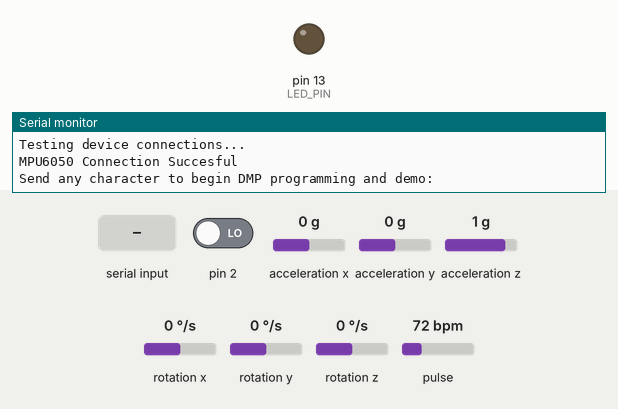
Simulated run of this sketch. Board: Arduino Uno, built with avr-gcc and run on an emulated ATmega328P. On the bench: output pins drawn as LEDs (lit = HIGH), the last lines printed to the serial monitor. Dashed ring = blinking. Inputs (shaded band) come from the test bench; at power-on: pin 2 LOW, acceleration x 0 g, acceleration y 0 g, acceleration z 1 g, rotation x 0 °/s, rotation y 0 °/s, rotation z 0 °/s, pulse 72 bpm. The sensor or clock chip raises its interrupt line as the real part does.

Above: at 0.9 s.
1.0 s: "1\n" received over Serial
At 3.35 s:
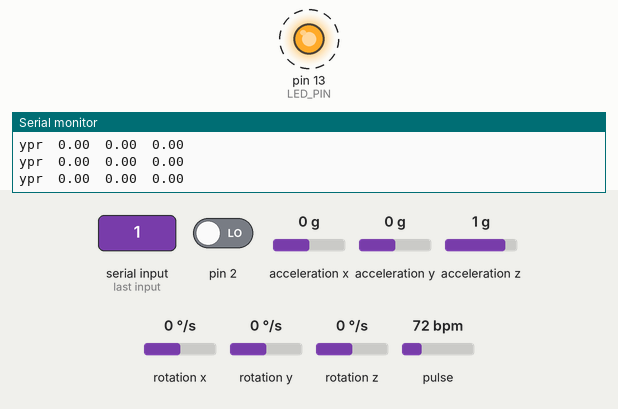
Timing chart, 0 to 10.0 s (numbered marks = the images above; inputs shaded):
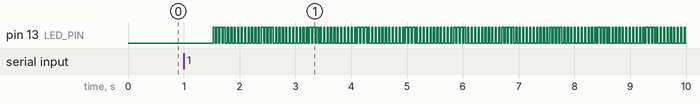

The sketch:

sketch_gyroaccel_and_pulse_wombocombo.ino
```cpp
#define USE_ARDUINO_INTERRUPTS true // Set-up low-level interrupts for most accurate bpm math.
#include <PulseSensorPlayground.h>  // Includes the PulseSensorPlayground Library.
#include "I2Cdev.h"
#include "MPU6050_6Axis_MotionApps20.h"
#if I2CDEV_IMPLEMENTATION == I2CDEV_ARDUINO_WIRE
    #include "Wire.h"
#endif


const int OUTPUT_TYPE = SERIAL_PLOTTER;

const int PULSE_INPUT = A0;
const int PULSE_BLINK = LED_BUILTIN;
const int PULSE_FADE = 5;
const int THRESHOLD = 475; // ADJUST THIS NUMBER TO AVOID NOISE WHEN IDLE

PulseSensorPlayground pulseSensor;
MPU6050 mpu;

#define OUTPUT_READABLE_YAWPITCHROLL

#define LED_PIN 13
bool blinkState = false;

// MPU control/status variables
bool dmpReady = false; // set true if DMP(digital motion processing unit) init was succesful
uint8_t mpuIntStatus; // holds actual interrupt status byte from MPU(motion processing unit)
uint8_t devStatus;    // return status after each device operation ( 0 = succeess, !0 = error)
uint16_t packetSize;  // expected DMP packet size (default is 42 bytes)
uint16_t fifoCount;   // count of all bytes currently in FIFO
uint8_t fifoBuffer[64]; // FIFO(first in - first out) storage buffer

// Orientation / motion variables
Quaternion q;         // [w, x, y, z]     Quaternion container
VectorInt16 aa;       // [x, y, z]        Accel sensor measurements
VectorInt16 aaReal;    // [x, y, z]        Gravity-free accel sensor measurements
VectorInt16 aaWorld;   // [x, y, z]        World-frame accel sensor measurements
VectorFloat gravity;   // [x, y ,z]        Gravity Vector
float euler[3];       // [psi, theta, phi]  Euler angle container
float ypr[3];         // [yaw, pitch, roll] yaw/pitch/roll container and gravity vector

// packet structure for InvenSense teapot demo
uint8_t teapotPacket[14] = { '$', 0x02, 0,0, 0,0, 0,0, 0,0, 0x00, 0x00, '\r', '\n' };

// ---- Interrupt Detection Routine ----
volatile bool mpuInterrupt = false;   // Indicates whether MPU interrupt pin has gone high
void dmpDataReady()
{
  mpuInterrupt = true;
}

void setup() {

  // join I2C bus (I2Cdev library doesnt do this automatically)
  #if I2CDEV_IMPLEMENTATION == I2CDEV_ARDUINO_WIRE
    Wire.begin();
    TWBR = 24;    // 400kHz I2C clock (200kHz if CPU is 8MHz)
  #elif I2CDEV_IMPLEMENTATION == I2CDEV_BUILTIN_FASTWIRE
    fastwire::setup(400, true);
  #endif

   Serial.begin(115200);

  // Configure the PulseSensor manager.
  pulseSensor.analogInput(PULSE_INPUT);
  pulseSensor.blinkOnPulse(PULSE_BLINK);
  pulseSensor.fadeOnPulse(PULSE_FADE); // Probably dont need this

  pulseSensor.setSerial(Serial);
  pulseSensor.setOutputType(OUTPUT_TYPE);
  pulseSensor.setThreshold(THRESHOLD);

  // Now that everything is ready, start reading the PulseSensor signal.
  if (!pulseSensor.begin())
  {
    /*
       PulseSensor initialization failed,
       likely because our particular Arduino platform interrupts
       aren't supported yet.

       If your Sketch hangs here, try PulseSensor_BPM_Alternative.ino,
       which doesn't use interrupts.
    */
    for(;;)
    {
      // Flash the led to show things didnt work
      digitalWrite(PULSE_BLINK, LOW);
      delay(50);
      digitalWrite(PULSE_BLINK, HIGH);
      delay(50);
    }
  }

  while (!Serial); // wait for a Leonardo enumeration, others continue immediately

  // Initialize device
  Serial.println(F("Initializing I2C Devices..."));
  mpu.initialize();

  // Verify connection
  Serial.println(F("Testing device connections..."));
  Serial.println(mpu.testConnection() ? F("MPU6050 Connection Succesful") : F("MPU6050 Connection Failed"));

  // Wait for ready
  Serial.println(F("\nSend any character to begin DMP programming and demo: "));
  while (Serial.available() && Serial.read()); // empty buffer
  while (!Serial.available());                 // wait for data
  while (Serial.available() && Serial.read());   // empty buffer again

    // load and configure the DMP
  Serial.println(F("Initializing DMP..."));
  devStatus = mpu.dmpInitialize();
  // ---- OUR OWN GYRO OFFSETS GO HERE, scaled for sensitivity ----
  mpu.setXGyroOffset(220);
  mpu.setYGyroOffset(76);
  mpu.setZGyroOffset(-85);
  mpu.setZAccelOffset(1788); // 1688 might be factory default for chip

  // make sure it worked (return 0 if so)
  if (devStatus == 0)
  {
    // turn on the DMP, now that it is ready
    Serial.println(F("enabling DMP..."));
    mpu.setDMPEnabled(true);

    //Enable Arduino interrupt Detection
    Serial.println(F("Enabling interrupt detection(Arduino external interrupt 0)..."));
    attachInterrupt(0, dmpDataReady, RISING);
    mpuIntStatus = mpu.getIntStatus();

    // set our DMP Ready flag so the main loop() function knows it is okay to use it
    Serial.println(F("DMP ready! Waiting for first interrupt..."));
    dmpReady = true;

    // Get expected DMP packet size for later comparison
    packetSize = mpu.dmpGetFIFOPacketSize();

  }else {
    // ERROR!
    // 1 = initial memory load failed
    // 2 = DMP configuration updates failed
    // if an error occours it'll usually be 1
    Serial.print(F("DMP Initialization failed (code "));
    Serial.print(devStatus);
    Serial.println(F(")"));
  }

  // Configure LED for output
  pinMode(LED_PIN, OUTPUT);
}

void loop() {
  delay(20);

  // Write the latest sample to Serial
  pulseSensor.outputSample();

  /* If a beat has happened since we last checked, write the per-beat information to serial.
  */
  if (pulseSensor.sawStartOfBeat())
  {
    pulseSensor.outputBeat();
  }

  // if programming failed, don't do anything:
  if (!dmpReady) return;

  // wait for MPU interrupt or extra packet(s) available
  /*while (!mpuInterrupt && fifoCount < packetSize)
  {
    // can add other programming here. Could be a break; condition
    // to immediately process data if mpuInterrupt is true.

    // this while loop can potentially break the program, just comment it out
    // or add some logic to break it.
  }*/

  // Reset interrupt flag and get INT_STATUS byte
  mpuInterrupt = false;
  mpuIntStatus = mpu.getIntStatus();

  // Get current FIFO count
  fifoCount = mpu.getFIFOCount();

  // Check for overflow (this should never happen unless the code is too inefficient)
  if ((mpuIntStatus & 0x10) || fifoCount == 1024)
  {
    // Reset in order to continue running cleanly
    mpu.resetFIFO();
    Serial.println(F("FIFO Overflow! FIFO buffer cleared."));

    // Otherwise, check for DMP data ready interrupt (this should happen frequently)
  } else if (mpuIntStatus & 0x02){
    // wait for correct available data length, should be a VERY short wait
    while (fifoCount < packetSize) fifoCount = mpu.getFIFOCount();

    // Read a packet from FIFO
    mpu.getFIFOBytes(fifoBuffer, packetSize);

    // Track FIFO count here in case there is > 1 packet available
    // in order to start reading more without waiting for a new interrupt
    fifoCount -= packetSize;

    #ifdef OUTPUT_READABLE_QUATERNION
      // Display Quaternion values in easy matrix form: w x y z
      mpu.dmpGetQuaternion(&q, fifoBuffer);
      Serial.print("quat\t");
      Serial.print(q.w);
      Serial.print("\t");
      Serial.print(q.x);
      Serial.print("\t");
      Serial.print(q.y);
      Serial.print("\t");
      Serial.println(q.z);
    #endif

    #ifdef OUTPUT_READABLE_EULER
      // Display Euler angles in degress
      mpu.dmpGetQuaternion(&q, fifoBuffer);
      mpu.dmpGetEuler(euler, &q);
      Serial.print("euler\t");
      Serial.print(euler[0] * 180/M_PI);
      Serial.print("\t");
      Serial.print(euler[1] * 180/M_PI);
      Serial.print("\t");
      Serial.println(euler[2] * 180/M_PI);
    #endif

    #ifdef OUTPUT_READABLE_YAWPITCHROLL
      // Display Euler angles in degrees
      mpu.dmpGetQuaternion(&q, fifoBuffer);
      mpu.dmpGetGravity(&gravity, &q);
      mpu.dmpGetYawPitchRoll(ypr, &q, &gravity);
      Serial.print("ypr\t");
      Serial.print(ypr[0] * 180/M_PI);
      Serial.print("\t");
      Serial.print(ypr[1] * 180/M_PI);
      Serial.print("\t");
      Serial.println(ypr[2] * 180/M_PI);
    #endif

    #ifdef OUTPUT_READABLE_REALACCEL
      // Display real acceleration, adjusted to remove gravity
      mpu.dmpGetQuaternion(&q, fifoBuffer);
      mpu.dmpGetAccel(&aa, fifoBuffer);
      mpu.dmpGetGravity(&gravity, &q);
      mpu.dmpGetLinearAccel(&aaReal, &aa, &gravity);
      Serial.print("areal\t");
      Serial.print(aaReal.x);
      Serial.print("\t");
      Serial.print(aaReal.y);
      Serial.print("\t");
      Serial.println(aaReal.z);
    #endif

    #ifdef OUTPUT_READABLE_WORLDACCEL
      // Display initial world-frame acceleration, adjusted to remove gravity
      // and rotated based on known orientation from quaternion
      mpu.dmpGetQuaternion(&q, fifoBuffer);
      mpu.dmpGetAccel(&aa, fifoBuffer);
      mpu.dmpGetGravity(&gravity, &q);
      mpu.dmpGetLinearAccel(&aaReal, &aa, &q);
      Serial.print("aworld\t");
      Serial.print(aaWorld.y);
      Serial.print("\t");
      Serial.print(aaWorld.y);
      Serial.print("\t");
      Serial.println(aaWorld.z);
    #endif

    #ifdef OUTPUT_TEAPOT
      // Display quaternion values in InvenSense Teapot demo format:
      teapotPacket[2] = fifoBuffer[0];
      teapotPacket[3] = fifoBuffer[1];
      teapotPacket[4] = fifoBuffer[4];
      teapotPacket[5] = fifoBuffer[5];
      teapotPacket[6] = fifoBuffer[8];
      teapotPacket[7] = fifoBuffer[9];
      teapotPacket[8] = fifoBuffer[12];
      teapotPacket[9] = fifoBuffer[13];
      Serial.write(teapotPacket, 14);
      teapotPacket[11]++; // packetCount, loops at 0xFF on purpose
    #endif

    // blink LED to indicate activity
    blinkState = !blinkState;
    digitalWrite(LED_PIN, blinkState);
  }


}
```

Measured:
- after the input at 1.0 s, pin 13 (LED_PIN): alternates HIGH for 0.02 s and LOW for 0.04 s, starting after 0.53 s
